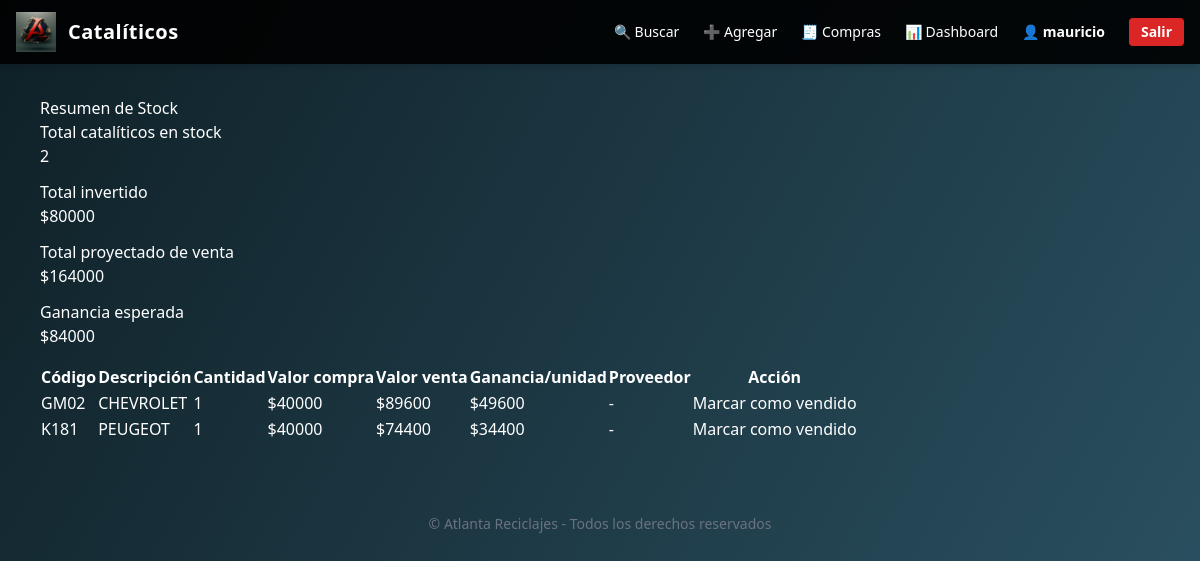
The app's page /cataliticos/stock/ (signed in) with its own data.
### cataliticos/models.py (models this page shows, shortened)
class Catalitico(models.Model):
    codigo = models.CharField(max_length=100, unique=True)
    descripcion = models.TextField(blank=True, null=True)
    proveedor = models.ForeignKey('Proveedor', on_delete=models.SET_NULL, null=True, blank=True)
    fecha_compra = models.DateField(auto_now_add=True)
    valor_compra = models.DecimalField(max_digits=10, decimal_places=2, default=Decimal('0.00'))
    valor_venta = models.DecimalField(max_digits=10, decimal_places=2, null=True, blank=True)
    cantidad = models.PositiveIntegerField(default=1)
    vendido = models.BooleanField(default=False)
    imagen_principal = models.ImageField(upload_to='cataliticos/', null=True, blank=True)
    imagen2 = models.ImageField(upload_to='cataliticos/', null=True, blank=True)
    imagen3 = models.ImageField(upload_to='cataliticos/', null=True, blank=True)
    imagen4 = models.ImageField(upload_to='cataliticos/', null=True, blank=True)
    def ganancia_unidad(self):
        if self.valor_venta is not None and self.valor_compra is not None:
            return self.valor_venta - self.valor_compra
        return 0

### cataliticos/views.py (the view)
# urls.py: path('stock/', views.resumen_stock, name='resumen_stock'),
@login_required
def resumen_stock(request):
    stock = Catalitico.objects.filter(vendido=False)
    total_invertido = sum((c.valor_compra or 0) * (c.cantidad or 0) for c in stock)
    total_venta = sum((c.valor_venta or 0) * (c.cantidad or 0) for c in stock)
    ganancia_esperada = total_venta - total_invertido
    return render(request, 'cataliticos/resumen_stock.html', {
        'stock': stock,
        'total_invertido': total_invertido,
        'total_venta': total_venta,
        'ganancia_esperada': ganancia_esperada
    })

### cataliticos/templates/cataliticos/resumen_stock.html (shortened to what this page needs)
{% extends 'base.html' %}
{% block content %}
<div class="container mt-4">
    <h2>Resumen de Stock</h2>
    <div class="row mb-4">
        <div class="col-md-3">
            <div class="card text-white bg-primary mb-3">
                <div class="card-header">Total catalíticos en stock</div>
                <div class="card-body">
                    <h4 class="card-title">{{ stock|length }}</h4>
                </div>
            </div>
        </div>
        <div class="col-md-3">
            <div class="card text-white bg-info mb-3">
                <div class="card-header">Total invertido</div>
                <div class="card-body">
                    <h4 class="card-title">${{ total_invertido|floatformat:0 }}</h4>
                </div>
            </div>
        </div>
        <div class="col-md-3">
            <div class="card text-white bg-success mb-3">
                <div class="card-header">Total proyectado de venta</div>
                <div class="card-body">
                    <h4 class="card-title">${{ total_venta|floatformat:0 }}</h4>
                </div>
            </div>
        </div>
        <div class="col-md-3">
            <div class="card text-white bg-warning mb-3">
                <div class="card-header">Ganancia esperada</div>
                <div class="card-body">
                    <h4 class="card-title">${{ ganancia_esperada|floatformat:0 }}</h4>
                </div>
            </div>
        </div>
    </div>
    <table class="table table-striped table-bordered">
        <thead class="thead-dark">
            <tr>
                <th>Código</th>
                <th>Descripción</th>
                <th>Cantidad</th>
                <th>Valor compra</th>
                <th>Valor venta</th>
                <th>Ganancia/unidad</th>
                <th>Proveedor</th>
                <th>Acción</th>
            </tr>
        </thead>
        <tbody>
            {% for c in stock %}
            <tr>
                <td>{{ c.codigo }}</td>
                <td>{{ c.descripcion|default:'-' }}</td>
                <td>{{ c.cantidad }}</td>
                <td>${{ c.valor_compra|floatformat:0 }}</td>
                <td>{% if c.valor_venta %}${{ c.valor_venta|floatformat:0 }}{% else %}-{% endif %}</td>
                <td>{% if c.ganancia_unidad %}${{ c.ganancia_unidad|floatformat:0 }}{% else %}-{% endif %}</td>
                <td>{{ c.proveedor.nombre|default:'-' }}</td>
                <td>
                    {% if not c.vendido %}
                    <form method="post" action="{% url 'cataliticos:marcar_vendido' c.id %}">
                        <button type="submit" class="btn btn-sm btn-outline-success">Marcar como vendido</button>
                    </form>
                    {% else %}
                    <span class="badge badge-success">Vendido</span>
                    {% endif %}
                </td>
            </tr>
            {% endfor %}
        </tbody>
    </table>
</div>
{% endblock %}

### cataliticos/templates/base.html (shortened to what this page needs)
<!DOCTYPE html>
<html lang="es">
<head>
    {% load static %}
    <link href="https://cdn.jsdelivr.net/npm/tailwindcss@2.2.19/dist/tailwind.min.css" rel="stylesheet">
    <link rel="stylesheet" href="{% static 'css/styles.css' %}">
</head>
<body class="bg-gray-900 text-white font-sans overflow-visible">
    <header class="bg-black bg-opacity-90 backdrop-blur-md shadow-md fixed w-full z-50 top-0">
        <div class="max-w-7xl mx-auto flex items-center justify-between px-4 py-3">
            <a href="{% url 'cataliticos:dashboard' %}" class="flex items-center space-x-3">
                <img src="{% static 'img/logo.png' %}" alt="Logo" class="h-10 w-auto">
                <span class="text-xl font-bold tracking-wide text-cyan-400">Catalíticos</span>
            </a>
            <nav class="hidden md:flex space-x-6 text-sm items-center">
                {% if user.is_authenticated %}
                  <a href="{% url 'cataliticos:listado' %}" class="hover:text-cyan-400 transition">🔍 Buscar</a>
                  <a href="{% url 'cataliticos:crear' %}" class="hover:text-cyan-400 transition">➕ Agregar</a>
                  <a href="{% url 'cataliticos:listado_compras' %}" class="hover:text-cyan-400 transition">🧾 Compras</a>
                  <a href="{% url 'cataliticos:dashboard' %}" class="hover:text-cyan-400 transition">📊 Dashboard</a>
                  <span class="ml-4 text-cyan-300 font-semibold">👤 {{ user.username }}</span>
                  <a href="{% url 'cataliticos:employee_logout' %}" class="ml-2 px-3 py-1 rounded bg-red-600 hover:bg-red-700 text-white font-bold transition">Salir</a>
                {% else %}
                  <a href="{% url 'cataliticos:employee_login' %}" class="ml-4 px-3 py-1 rounded bg-cyan-600 hover:bg-cyan-700 text-white font-bold transition">Acceder</a>
                {% endif %}
            </nav>
        </div>
    </header>
    <main class="pt-20 px-4 md:px-10">
        {% block content %}{% endblock %}
    </main>
    <footer class="text-center text-sm text-gray-500 mt-12 py-6">
        &copy; {{ now|date:"Y" }} Atlanta Reciclajes - Todos los derechos reservados
    </footer>
</body>
</html>

### cataliticos/templates/base.html (style rules this page uses)
html, body { min-height: 100vh; height: 100%; }
body { background: linear-gradient(120deg, #0f2027 0%, #2c5364 100%) !important; background-color: #0f2027 !important; }
main, .glass, .container { background: transparent !important; }

### records on screen
Catalitico: codigo "GM02", descripcion "CHEVROLET", cantidad "1", valor_compra "40000", valor_venta "89600", ganancia_unidad "49600", proveedor.nombre "-", vendido "Marcar como vendido"
Catalitico: codigo "K181", descripcion "PEUGEOT", cantidad "1", valor_compra "40000", valor_venta "74400", ganancia_unidad "34400", proveedor.nombre "-", vendido "Marcar como vendido"

### other values on screen
{{ user.username }} "mauricio"
{{ stock|length }} "2"
{{ total_invertido|floatformat:0 }} "80000"
{{ total_venta|floatformat:0 }} "164000"
{{ ganancia_esperada|floatformat:0 }} "84000"
